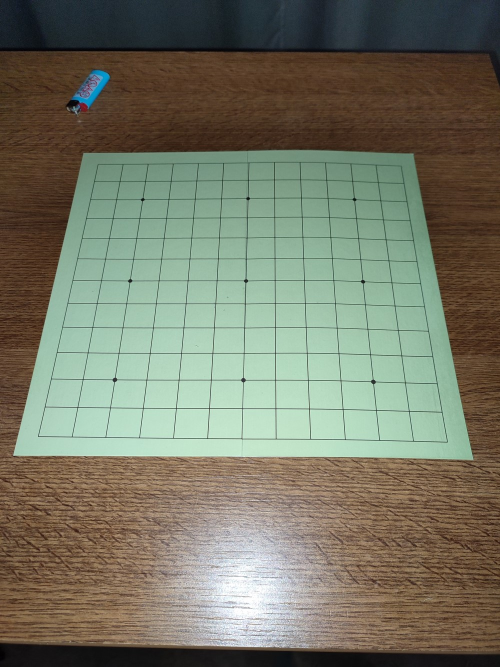
#> input picture img/1649270859998.jpg, 1000 x 1333 px (shown at 1/2 size)
$ jupyter execute --allow-errors Mock1.ipynb
#> lines starting #> are read from the running program, lines starting #| are printed output that depends on the picture; after the words box and inside, x2 and y2 are one past the last pixel; in counts of white or black regions, pixels touching at a corner belong together
[cell 1]
import numpy as np
import cv2

img = cv2.imread('img/1649089282389.jpg')

scale_percent = 100 # percent of original size
#> (the rest of this cell did not finish here and is left out)

[cell 2]
import numpy as np
import cv2

img = cv2.imread('img/1649089282389.jpg')

scale_percent = 20 # percent of original size
#> (the rest of this cell did not finish here and is left out)

[cell 3]
import numpy as np
import cv2
img = cv2.imread('img/1649093114788.jpg')

scale_percent = 40 # percent of original size
#> (the rest of this cell did not finish here and is left out)

[cell 4]
import numpy as np
import cv2

def getBoard(imgPath):
#> called with imgPath = 'img/1649270859998.jpg'
    img = cv2.imread(imgPath)
#> img is the input picture: shape (1333, 1000, 3); mean B, G, R 102.4, 119.7, 117.9
    scale_percent = 30 # percent of original size
    width = int(img.shape[1] * scale_percent / 100)
#> width = 300
    height = int(img.shape[0] * scale_percent / 100)
#> height = 399
    dim = (width, height)
#> dim = (300, 399)

    resized = cv2.resize(img, dim, interpolation = cv2.INTER_AREA)
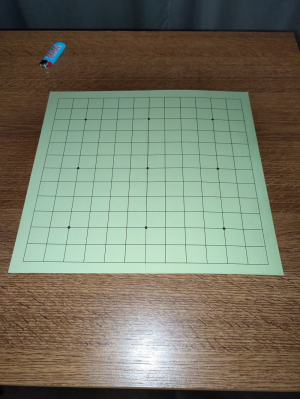
#> resized: shape (399, 300, 3); mean B, G, R 102.4, 119.7, 117.9

    img_blur = cv2.GaussianBlur(resized, (5, 5), cv2.BORDER_DEFAULT)
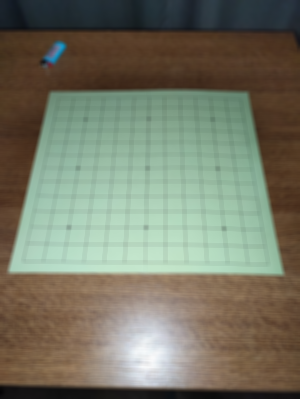
#> img_blur: shape (399, 300, 3); mean B, G, R 102.4, 119.7, 117.9
    img_gray = cv2.cvtColor(img_blur, cv2.COLOR_BGR2GRAY)
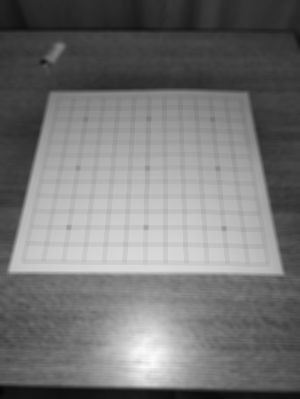
#> img_gray: shape (399, 300); min 4, max 250, mean 117.2

    thresh = cv2.adaptiveThreshold(
        img_gray, 255, cv2.ADAPTIVE_THRESH_GAUSSIAN_C, cv2.THRESH_BINARY, 91, 4
    )
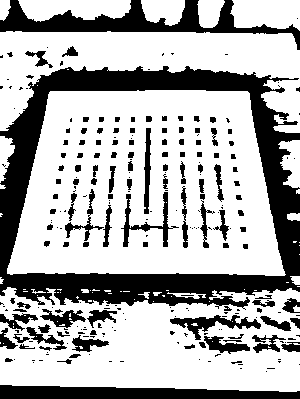
#> thresh: shape (399, 300); 68.9% white; 253 black regions (140 under 20 px)

    contours, _ = cv2.findContours(thresh, cv2.RETR_TREE, cv2.CHAIN_APPROX_SIMPLE)
#> contours = 358 contours, 222 with area under 20; largest, box (x1, y1, x2, y2) and area: (7, 90, 286, 276) 43018, (0, 287, 300, 392) 25243, (0, 31, 300, 133) 14178, (230, 0, 300, 31) 1747, (18, 0, 131, 22) 1732
    c = max(contours, key=cv2.contourArea)
#> c = contour of 206 points, box (x1, y1, x2, y2) (7, 90, 286, 276), area 43018
    mask = np.zeros((img_gray.shape), np.uint8)
    hull = cv2.convexHull(c)
#> hull = contour of 13 points, box (x1, y1, x2, y2) (7, 90, 286, 276), area 44128
    cv2.drawContours(mask, [hull], 0, 255, -1)
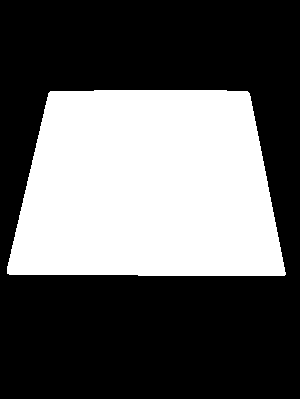
#> mask: shape (399, 300); 37.2% white; 1 white region, box (x1, y1, x2, y2) and area: (7, 90, 286, 276) 44550
    cv2.drawContours(mask, [hull], 0, 0, 2)
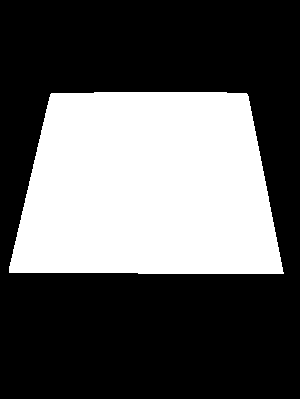
#> mask: shape (399, 300); 35.8% white; 1 white region, box (x1, y1, x2, y2) and area: (9, 92, 284, 274) 42880

    cropImg = np.zeros_like(resized)
    cropImg[mask == 255] = resized[mask == 255]
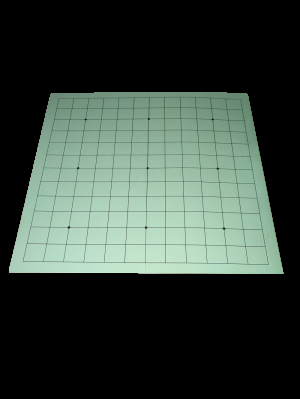
#> cropImg: shape (399, 300, 3); mean B, G, R 58.6, 66.8, 54.4

    # dst = cv2.cornerHarris(mask,4,5,0.04)
    # #result is dilated for marking the corners, not important
    # dst = cv2.dilate(dst,None)
    # dst[dst>0.6*dst.max()]=255


    # Threshold for an optimal value, it may vary depending on the image.
    # print(len(cropImg[dst==255]))
    # cropImg[dst==255] = [255, 0, 0]


    cv2.imshow('img/sift_keypoints.jpg',mask)
    cv2.waitKey(0)
    cv2.destroyAllWindows()

getBoard('img/1649270859998.jpg')
